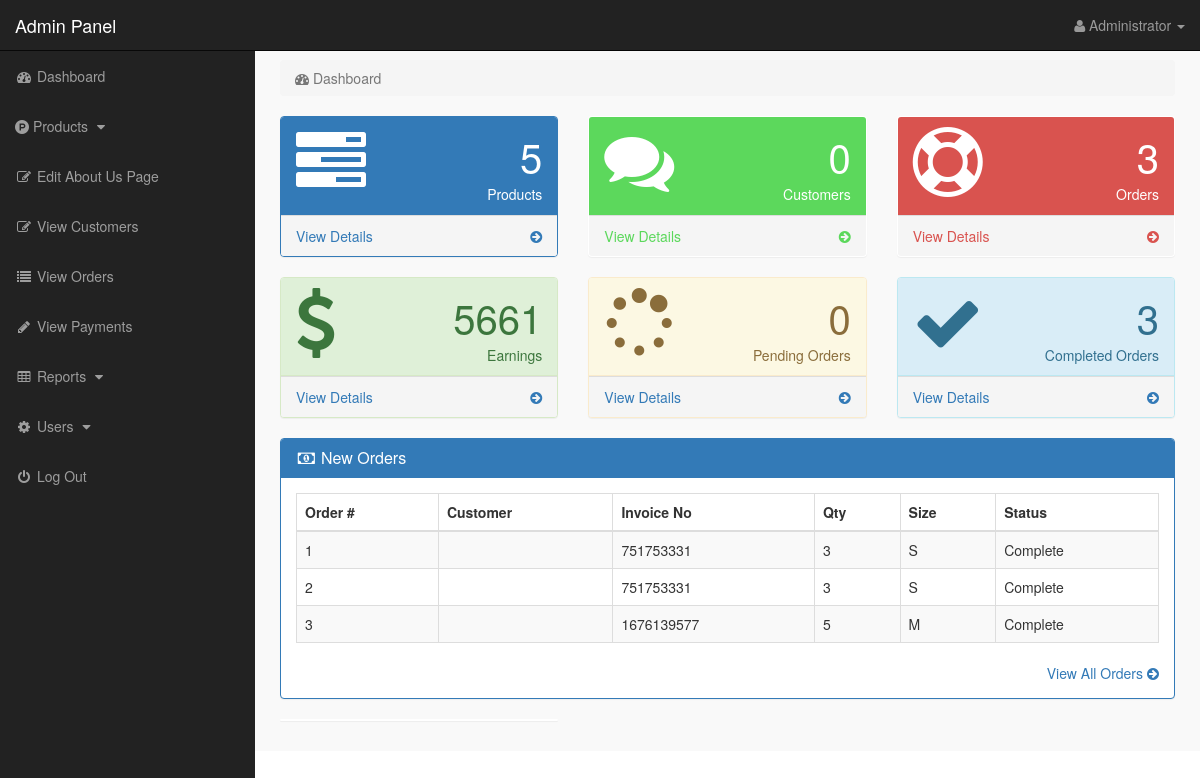
/admin_area/index.php?dashboard (signed in), run on an earlier commit of the app's database.
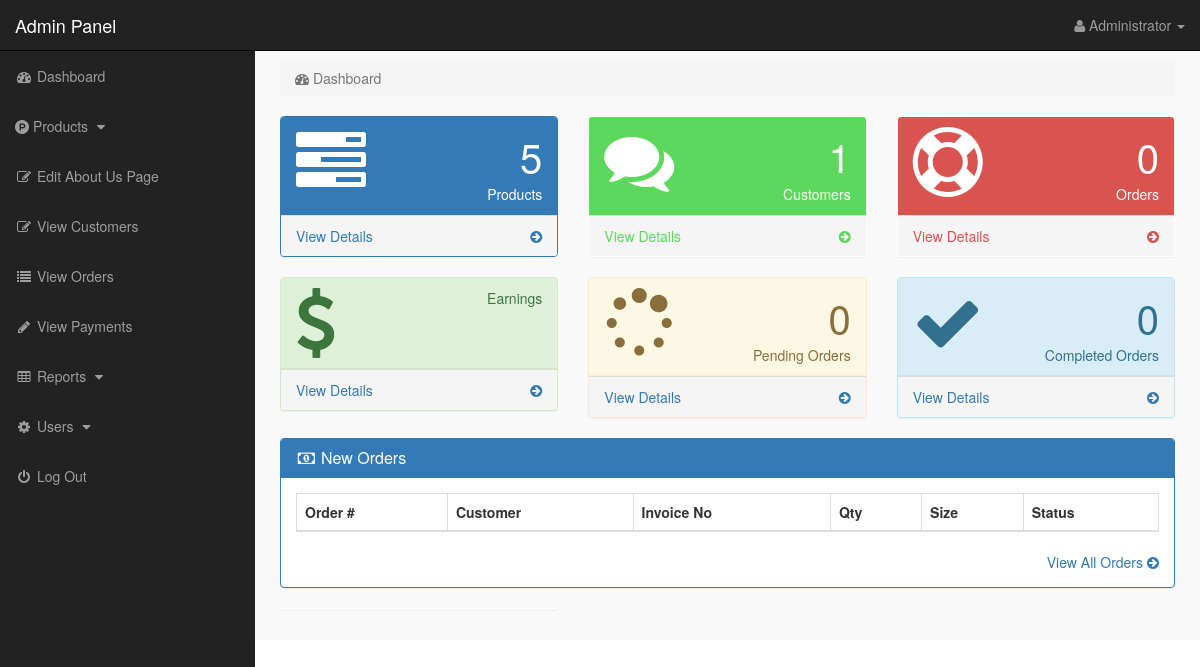
And on a later commit of the database.
### tables this page shows
CREATE TABLE `customer_orders` (
  `order_id` int(10) NOT NULL,
  `customer_id` int(10) NOT NULL,
  `due_amount` int(100) NOT NULL,
  `invoice_no` int(100) NOT NULL,
  `qty` int(10) NOT NULL,
  `size` text NOT NULL,
  `order_date` timestamp NOT NULL DEFAULT current_timestamp() ON UPDATE current_timestamp(),
  `order_status` text NOT NULL,
  `product_title` text NOT NULL,
  `product_img1` text NOT NULL
);

### admin_area/dashboard.php (the view, shortened to what this page needs)
<?php
include("includes/db.php");
if(!isset($_SESSION['admin_email'])){
    echo "<script>window.open('login.php','_self')</script>";
} else {
?>
<div class="row">
<div class="col-lg-12">
<ol class="breadcrumb">
<li class="active">
<i class="fa fa-dashboard"></i> Dashboard
</li>
</ol>
</div>
</div>
    <div class="row">
    <div class="col-lg-4 col-md-6">
        <div class="panel panel-primary">
            <div class="panel-heading">
            <div class="row">
            <div class="col-xs-3">
            <i class="fa fa-tasks fa-5x"> </i>
            </div>
            <div class="col-xs-9 text-right">
            <div class="huge"> <?php echo $count_products; ?> </div>
            <div>Products</div>
            </div>
            </div>
            </div>
            <a href="index.php?view_products">
            <div class="panel-footer">
            <span class="pull-left"> View Details </span>
            <span class="pull-right"> <i class="fa fa-arrow-circle-right"></i> </span>
            <div class="clearfix"></div>
            </div>
            </a>
        </div>
    </div>
    <div class="col-lg-4 col-md-6">
    <div class="panel panel-green">
    <div class="panel-heading">
    <div class="row">
    <div class="col-xs-3">
    <i class="fa fa-comments fa-5x"> </i>
    </div>
    <div class="col-xs-9 text-right">
    <div class="huge"> <?php echo $count_customers; ?> </div>
    <div>Customers</div>
    </div>
    </div>
    </div>
    <a href="index.php?view_customers">
    <div class="panel-footer">
    <span class="pull-left"> View Details </span>
    <span class="pull-right"> <i class="fa fa-arrow-circle-right"></i> </span>
    <div class="clearfix"></div>
    </div>
    </a>
    </div>
    </div>
    <div class="col-lg-4 col-md-6">
    <div class="panel panel-red">
    <div class="panel-heading">
    <div class="row">
    <div class="col-xs-3">
    <i class="fa fa-support fa-5x"> </i>
    </div>
    <div class="col-xs-9 text-right">
    <div class="huge"> <?php echo $count_total_orders; ?> </div>
    <div>Orders</div>
    </div>
    </div>
    </div>
    <a href="index.php?view_orders">
    <div class="panel-footer">
    <span class="pull-left"> View Details </span>
    <span class="pull-right"> <i class="fa fa-arrow-circle-right"></i> </span>
    <div class="clearfix"></div>
    </div>
    </a>
    </div>
    </div>
    </div>
    <div class="row">
        <div class="col-lg-4 col-md-6">
            <div class="panel panel-success">
            <div class="panel-heading">
            <div class="row">
            <div class="col-xs-3">
            <i class="fa fa-dollar fa-5x"> </i>
            </div>
            <div class="col-xs-9 text-right">
            <div class="huge"> <?php echo $count_total_earnings ?> </div>
            <div>Earnings</div>
            </div>
            </div>
            </div>
            <a href="index.php?view_orders">
            <div class="panel-footer">
            <span class="pull-left"> View Details </span>
            <span class="pull-right"> <i class="fa fa-arrow-circle-right"></i> </span>
            <div class="clearfix"></div>
            </div>
            </a>
            </div>
            </div>
            <div class="col-lg-4 col-md-6">
                <div class="panel panel-warning">
                <div class="panel-heading">
                <div class="row">
                <div class="col-xs-3">
                <i class="fa fa-spinner fa-5x"> </i>
                </div>
                <div class="col-xs-9 text-right">
                <div class="huge"> <?php echo $count_pending_orders ?> </div>
                <div>Pending Orders</div>
                </div>
                </div>
                </div>
                <a href="index.php?view_orders">
                <div class="panel-footer">
                <span class="pull-left"> View Details </span>
                <span class="pull-right"> <i class="fa fa-arrow-circle-right"></i> </span>
                <div class="clearfix"></div>
                </div>
                </a>
    </div>
    </div>
            <div class="col-lg-4 col-md-6">
                <div class="panel panel-info">
                <div class="panel-heading">
                <div class="row">
                <div class="col-xs-3">
                <i class="fa fa-check fa-5x"> </i>
                </div>
                <div class="col-xs-9 text-right">
                <div class="huge"> <?php echo $count_completed_orders ?> </div>
                <div>Completed Orders</div>
                </div>
                </div>
                </div>
                <a href="index.php?view_orders">
                <div class="panel-footer">
                <span class="pull-left"> View Details </span>
                <span class="pull-right"> <i class="fa fa-arrow-circle-right"></i> </span>
                <div class="clearfix"></div>
                </div>
                </a>
                </div>
            </div>
</div>
<div class="row" >
<div class="col-lg-12" >
<div class="panel panel-primary" >
<div class="panel-heading" >
<h3 class="panel-title" >
<i class="fa fa-money fa-fw" ></i> New Orders
</h3>
</div>
<div class="panel-body" >
<div class="table-responsive" >
<table class="table table-bordered table-hover table-striped" >
<thead>
<tr>
<th>Order #</th>
<th>Customer</th>
<th>Invoice No</th>
<th>Qty</th>
<th>Size</th>
<th>Status</th>
</tr>
</thead>
<tbody>
<?php
$i = 0;
$get_order = "select * from customer_orders order by 1 DESC LIMIT 0,5";
$run_order = mysqli_query($con,$get_order);
while($row_order=mysqli_fetch_array($run_order)){
$invoice_no = $row_order['invoice_no'];
$qty = $row_order['qty'];
$size = $row_order['size'];
$order_status = $row_order['order_status'];
$i++;
?>
<tr>
<td><?php echo $i; ?></td>
<td>
</td>
<td><?php echo $invoice_no; ?></td>
<td><?php echo $qty; ?></td>
<td><?php echo $size; ?></td>
<td>
<?php
if($order_status=='pending'){
echo $order_status='pending';
}
else {
echo $order_status='Complete';
}
?>
</td>
</tr>
<?php } ?>
</tbody>
</table>
</div>
<div class="text-right" >
<a href="index.php?view_orders" >
View All Orders <i class="fa fa-arrow-circle-right" ></i>
</a>
</div>
</div>
</div>
</div>
<div class="col-md-4">
<div class="panel">
</div>
</div>
</div>
<?php
}
?>

### admin_area/index.php (shortened to what this page needs)
<?php
include("includes/db.php");
if(!isset($_SESSION['admin_email'])){
echo "<script>window.open('login.php','_self')</script>";
}
else {
?>
<?php
$admin_session = $_SESSION['admin_email'];
$get_admin = "select * from admins  where admin_email='$admin_session'";
$run_admin = mysqli_query($con,$get_admin);
$row_admin = mysqli_fetch_array($run_admin);
$admin_name = $row_admin['admin_name'];
$get_products = "SELECT * FROM products";
$run_products = mysqli_query($con,$get_products);
$count_products = mysqli_num_rows($run_products);
$get_customers = "SELECT * FROM customers";
$run_customers = mysqli_query($con,$get_customers);
$count_customers = mysqli_num_rows($run_customers);
$get_total_orders = "SELECT * FROM customer_orders";
$run_total_orders = mysqli_query($con,$get_total_orders);
$count_total_orders = mysqli_num_rows($run_total_orders);
$get_pending_orders = "SELECT * FROM customer_orders WHERE order_status='pending'";
$run_pending_orders = mysqli_query($con,$get_pending_orders);
$count_pending_orders = mysqli_num_rows($run_pending_orders);
$get_completed_orders = "SELECT * FROM customer_orders WHERE order_status='Complete'";
$run_completed_orders = mysqli_query($con,$get_completed_orders);
$count_completed_orders = mysqli_num_rows($run_completed_orders);
$get_total_earnings = "SELECT SUM( due_amount) as Total FROM customer_orders WHERE order_status = 'Complete'";
$run_total_earnings = mysqli_query($con, $get_total_earnings);
$row = mysqli_fetch_assoc($run_total_earnings);
$count_total_earnings = $row['Total'];
?>
<!DOCTYPE html>
<html>
<head>
<link href="css/bootstrap.min.css" rel="stylesheet">
<link href="css/style.css" rel="stylesheet">
<link href="font-awesome/css/font-awesome.min.css" rel="stylesheet" >
</head>
<body>
<div id="wrapper">
<?php include("includes/sidebar.php");  ?>
<div id="page-wrapper">
<div class="container-fluid">
<?php
if(isset($_GET['dashboard'])){
include("dashboard.php");
}
?>
</div>
</div>
</div>
</body>
</html>
<?php } ?>

### admin_area/includes/sidebar.php (shortened to what this page needs)
<?php
if(!isset($_SESSION['admin_email'])){
echo "<script>window.open('login.php','_self')</script>";
}
else {
?>
<nav class="navbar navbar-inverse navbar-fixed-top" >
<div class="navbar-header" >
<a class="navbar-brand" href="index.php?dashboard" >Admin Panel</a>
</div>
<ul class="nav navbar-right top-nav" >
<li class="dropdown" >
<a href="#" class="dropdown-toggle" data-toggle="dropdown" >
<i class="fa fa-user" ></i>
<?php echo $admin_name; ?> <b class="caret" ></b>
</a>
</li>
</ul>
<div class="collapse navbar-collapse navbar-ex1-collapse">
<ul class="nav navbar-nav side-nav">
<li>
<a href="index.php?dashboard">
<i class="fa fa-fw fa-dashboard"></i> Dashboard
</a>
</li>
<li>
<a href="#" data-toggle="collapse" data-target="#products">
<i class="fa fa-product-hunt" aria-hidden="true"></i> Products
<i class="fa fa-fw fa-caret-down"></i>
</a>
</li>
<li>
<a href="index.php?edit_about_us">
<i class="fa fa-fw fa-edit"></i> Edit About Us Page
</a>
</li>
<li>
<a href="index.php?view_customers">
<i class="fa fa-fw fa-edit"></i> View Customers
</a>
</li>
<li>
<a href="index.php?view_orders">
<i class="fa fa-fw fa-list"></i> View Orders
</a>
</li>
<li>
<a href="index.php?view_payments">
<i class="fa fa-fw fa-pencil"></i> View Payments
</a>
</li>
<li>
<a href="#" data-toggle="collapse" data-target="#print">
<i class="fa fa-fw fa-table"></i> Reports
<i class="fa fa-fw fa-caret-down"></i>
</a>
</li>
<li>
<a href="#" data-toggle="collapse" data-target="#users">
<i class="fa fa-fw fa-gear"></i> Users
<i class="fa fa-fw fa-caret-down"></i>
</a>
</li>
<li>
<a href="logout.php">
<i class="fa fa-fw fa-power-off"></i> Log Out
</a>
</li>
</ul>
</div>
</nav>
<?php } ?>

### admin_area/css/style.css (style rules this page uses)
body { margin-top:100px; }
@media (min-width: 768px) { body { margin-top:50px; } }
#wrapper { padding-left:0; }
#page-wrapper { width:100%; padding:0; background-color:#F9F9F9; }
@media (min-width: 768px) { #wrapper { padding-left:255px; } }
@media (min-width: 768px) { #page-wrapper { padding:10px; } }
.top-nav { padding:0 15px; }
.top-nav>li { display:inline-block; float:left; }
.top-nav>li>a { padding-top:15px; padding-bottom:15px; line-height:20px; color:#999; }
@media (min-width: 768px) { .side-nav { position:fixed; top:51px; width:255px; border-radius:0; overflow-y:auto; background-color: #222; bottom:0; overflow-x:hidden; padding-bottom:40px; } }
@media (min-width: 768px) { .side-nav>li>a { width:255px; } }
.huge { font-size:40px; line-height:normal; }
.panel-green > .panel-heading { color:#fff; background-color:#5cd85c; }
.panel-green > a { color:#5cd85c; }
.panel-red > .panel-heading { color:#fff; background-color:#d9534f; }
.panel-red > a { color:#d9534f; }
.panel-body { border-radius:5px; }

What changed in the data, as far as the page shows it:
removed customer_orders: invoice_no "751753331", qty "3", size "S"
removed customer_orders: invoice_no "751753331", qty "3", size "S"
removed customer_orders: invoice_no "1676139577", qty "5", size "M"
Also different on the page:
$count_customers: "0" → "1"
$count_total_orders: "3" → "0"
$count_completed_orders: "3" → "0"
$count_total_earnings: "5661" → (not shown)
